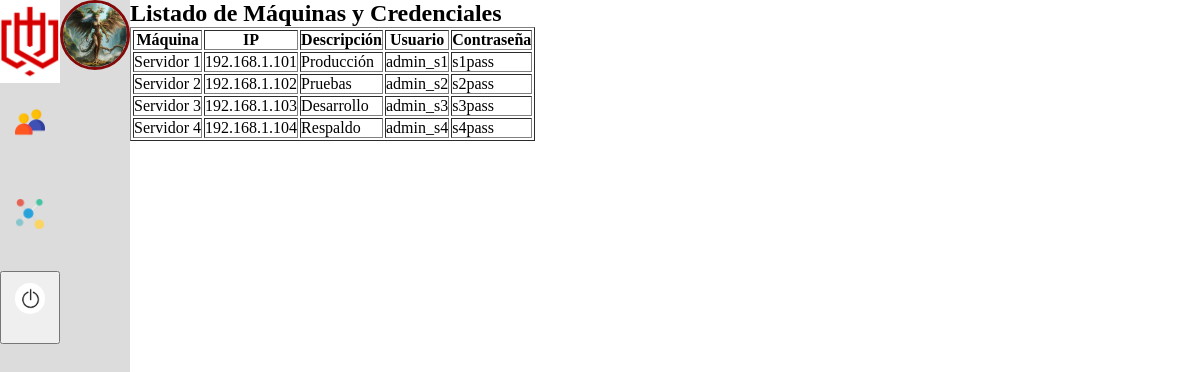
The app's page /modificaciones1.php (signed in) with its own data.
### tables this page shows
CREATE TABLE usuarios (
    id INT AUTO_INCREMENT PRIMARY KEY,
    nombre_usuario VARCHAR(100) NOT NULL UNIQUE,
    contraseña TEXT NOT NULL, 
    correo_electronico VARCHAR(255),
    id_rol INT NOT NULL,
    imagen varchar(255),
    creado_en TIMESTAMP DEFAULT CURRENT_TIMESTAMP,
    CONSTRAINT fk_usuarios_rol FOREIGN KEY (id_rol) REFERENCES roles(id)
);

CREATE TABLE credenciales (
    id INT AUTO_INCREMENT PRIMARY KEY,
    id_maquina INT NOT NULL,
    usuario_maquina VARCHAR(100) NOT NULL,
    contraseña TEXT NOT NULL,
    creada_en TIMESTAMP DEFAULT CURRENT_TIMESTAMP,
    FOREIGN KEY (id_maquina) REFERENCES maquinas(id) ON DELETE CASCADE
);

CREATE TABLE maquinas (
    id INT AUTO_INCREMENT PRIMARY KEY,
    nombre VARCHAR(100) NOT NULL,
    direccion_ip VARCHAR(45) NOT NULL,
    descripcion TEXT,
    creada_en TIMESTAMP DEFAULT CURRENT_TIMESTAMP
);

### modificaciones1.php (the view, shortened to what this page needs)
<?php
require 'conexion.php';
$usuario_id = $_SESSION['usuario_id'];
$stmtImagen = $conn->prepare("SELECT imagen FROM usuarios WHERE id = :id");
$stmtImagen->execute([':id' => $usuario_id]);
$imagenUsuario = $stmtImagen->fetchColumn();
?>
<!DOCTYPE html>
<html lang="es">
<head>
    <link rel="stylesheet" href="css/style.css">
    <link rel="stylesheet" href="css/principal.css">
</head>
<body>
    <div class="container">
        <aside id="menu">
            <ol>
                <li class="mn">
                    <a href="principal.php">
                        <img class="panel_l" src="img/logo.png" alt="Inicio">
                    </a>
                </li>
                <li>
                    <a href="usuarios.php">
                        <img class="panel_u" src="img/panel_usuarios3.png" alt="Usuarios">
                    </a>
                </li>
                <li class="submenu">
                    <a href="conexiones.php">
                        <img class="panel_c" src="img/panel_conexiones.png" alt="Conexiones">
                    </a>
                </li>
            </ol>
            <ol>
                <li>
                    <form action="desconexion.php" method="post">
                        <button type="submit">
                            <img class="panel_sup_d" src="img/panel_desconexion2.png" alt="Logout">
                        </button>
                    </form>
                </li>
            </ol>
        </aside>
        <div class="usu">
            <ol>
                <li class="usuario-logo">
                    <a href="#">
                        <img src="img/usuarios/<?php echo $imagenUsuario; ?>" alt="Logo usuario" class="foto_usuario">
                    </a>
                </li>
            </ol>
        </div>
        <div class="contenido-principal">
            <h2>Listado de Máquinas y Credenciales</h2>
            <?php
            $stmt = $conn->query("SELECT m.nombre, m.direccion_ip, m.descripcion, c.usuario_maquina, c.contraseña
                                  FROM maquinas m
                                  LEFT JOIN credenciales c ON m.id = c.id_maquina");
            echo "<table border='1' cellpadding='5'>";
            echo "<tr><th>Máquina</th><th>IP</th><th>Descripción</th><th>Usuario</th><th>Contraseña</th></tr>";
            while ($row = $stmt->fetch(PDO::FETCH_ASSOC)) {
                echo "<tr>
                        <td>{$row['nombre']}</td>
                        <td>{$row['direccion_ip']}</td>
                        <td>{$row['descripcion']}</td>
                        <td>{$row['usuario_maquina']}</td>
                        <td>{$row['contraseña']}</td>
                      </tr>";
            }
            echo "</table>";
            ?>
        </div>
    </div>
</body>
</html>

### css/style.css (style rules this page uses)
* { margin: 0; box-sizing: border-box; }
body, html { height: 100%; }
.container { display: flex; height: 100vh; }
.usu { background-color: gainsboro; text-align: end; }
aside { width: 100px; height: 800px; background-color: rgb(172, 0, 0); }
aside ol { list-style: none; margin: 0; padding: 0; text-align: center; }
.panel_l { margin-bottom: 50px; }
.panel_u { margin-bottom: 20px; margin-top: 20px; }
.panel_c { margin-bottom: 20px; margin-top: 20px; }
.panel_sup_d { border-radius: 50px; width: 30px; margin: 10px; padding: 0px; }
img { width: 70px; }
#menu { width: 60px; transition: width 0.3s ease; overflow: hidden; background-color: gainsboro; height: 100%; flex-shrink: 0; display: flex; flex-direction: column; align-items: center; justify-content: flex-start; }
.mn { width: 100%; display: flex; justify-content: center; align-items: center; }
#menu .panel_l { width: 100%; height: auto; transition: width 0.3s ease; margin: 0; }
#menu .panel_u, #menu .panel_c { width: 30px; height: 30px; }
a { text-decoration: none; }
.submenu { flex-direction: column; }
.foto_usuario { border-radius: 50px; border: 3px rgb(132, 9, 9) solid; }
.usuario-logo { position: relative; display: inline-block; cursor: pointer; }

### css/principal.css (style rules this page uses)
* { margin: 0; padding: 0; box-sizing: border-box; }

### records on screen
usuarios: imagen (picture)
credenciales: id_maquina.nombre "Servidor 1", id_maquina.direccion_ip "192.168.1.101", id_maquina.descripcion "Producción", usuario_maquina "admin_s1", contraseña "s1pass"
credenciales: id_maquina.nombre "Servidor 2", id_maquina.direccion_ip "192.168.1.102", id_maquina.descripcion "Pruebas", usuario_maquina "admin_s2", contraseña "s2pass"
credenciales: id_maquina.nombre "Servidor 3", id_maquina.direccion_ip "192.168.1.103", id_maquina.descripcion "Desarrollo", usuario_maquina "admin_s3", contraseña "s3pass"
credenciales: id_maquina.nombre "Servidor 4", id_maquina.direccion_ip "192.168.1.104", id_maquina.descripcion "Respaldo", usuario_maquina "admin_s4", contraseña "s4pass"
